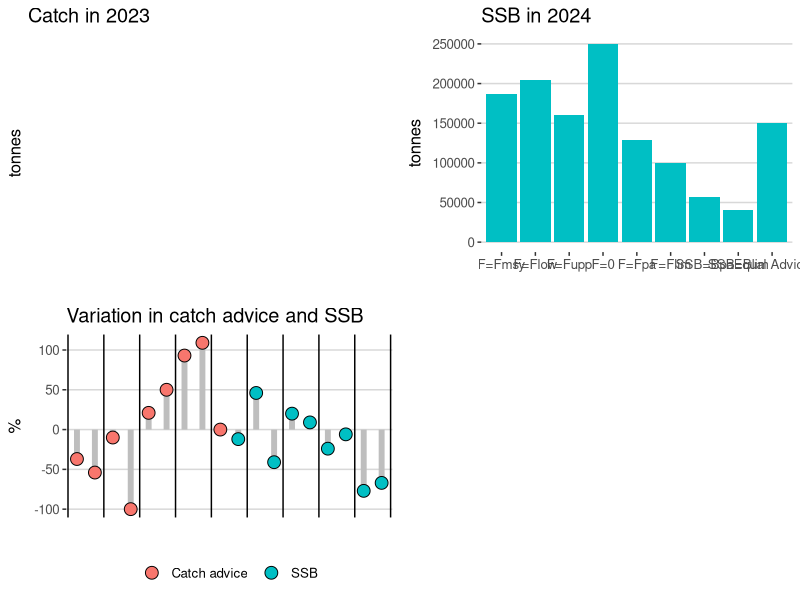

Source code (R):
# Dorleta Garcia
# 2022/05/21

library(ggthemes)
library(RColorBrewer)
library(tidyverse)
library(ggpubr)

setwd("~/ACOM/advice sheets/catch table")
dd <- read.csv("catch_table.csv" )

# Change the name of the columns and convert it to long format.
names(dd) <- c('Scenario', 'Catch advice', 'Landings corresponding to advice',
               'Discards corresponding to advice', 'Fc', 'Fl', 'Fd', 'SSB in 2024', 
               'Variation in SSB', 'Variation in TAC', 'Variation in catch advice')
dd <- dd %>% pivot_longer(cols = -1,names_to = 'indicator')


# Order the levels of the factor.
dd$Scenario <- factor(dd$Scenario, levels = c('F=Fmsy', 'F=Flow', 'F=Fupp', 'F=0', 'F=Fpa', 'F=Flim',
                                              'SSB=Bpa', 'SSB=Blim', 'Equal Advice'))

# ggplot(dd %>% filter(indicator %in% c('Catch advice', 'SSB in 2024', 'Variation in SSB', 'Variation in catch advice')), aes(Scenario, value, fill = Scenario)) + geom_bar(stat = 'identity') +
# ggtitle('Catch options in 2023') + xlab('') + ylab('tonnes') + theme_hc() +  facet_wrap(~indicator, ncol =2, scales = 'free') +
#   scale_fill_brewer(palette='Set3')

# Filter the data set to use it in the lollipop plots.
dd1 <- dd %>% filter(indicator %in% c('Variation in SSB', 'Variation in catch advice')) %>% 
       mutate(Scenario = ifelse(indicator == 'Variation in SSB', paste0(Scenario, '.'), Scenario),
              indicator = ifelse(indicator == 'Variation in SSB', 'SSB', 'Catch advice'))


# Catch advice plot.
pcatch <- ggplot(dd %>% filter(indicator %in% c('Landings correspondit to advice', 'Discards correspondit to advice')), aes(Scenario, value, fill = indicator)) + 
  geom_bar(stat = 'identity') +
  ggtitle('Catch in 2023') + xlab('') + ylab('tonnes') + theme_hc() +  scale_color_brewer(palette='Set3') +
  theme( legend.position = 'bottom',  legend.title = element_blank())

# SSB plot
pssb <- ggplot(dd %>% filter(indicator %in% c('SSB in 2024')), aes(Scenario, value, fill = indicator)) + 
  geom_bar(stat = 'identity') +
  ggtitle('SSB in 2024') + xlab('') + ylab('tonnes') + theme_hc() +  scale_fill_manual(values="#00BFC4") +
  theme( legend.position = 'none')

# Variation in advice plot.
pvar <- ggplot(dd1, aes(x = Scenario, y = value*100)) +
  geom_segment(aes(x = Scenario, xend = Scenario, y = 0, yend = value*100),
               color = "gray", lwd = 2) + ylab( '%') + xlab('')+
  geom_point(size = 4, pch = 21, col = 1, aes(bg = indicator)) +
  scale_x_discrete(labels = unique(dd$Scenario), breaks = unique(dd$Scenario)) +
  theme(text = element_text(size = 16), legend.position = 'bottom', legend.title = element_blank()) +
  theme_hc() + ggtitle('Variation in catch advice and SSB') + 
  geom_vline(xintercept = seq(0.5, 19.5, 2))


ggarrange(pcatch, pssb, pvar, ncol = 2, nrow = 2)

